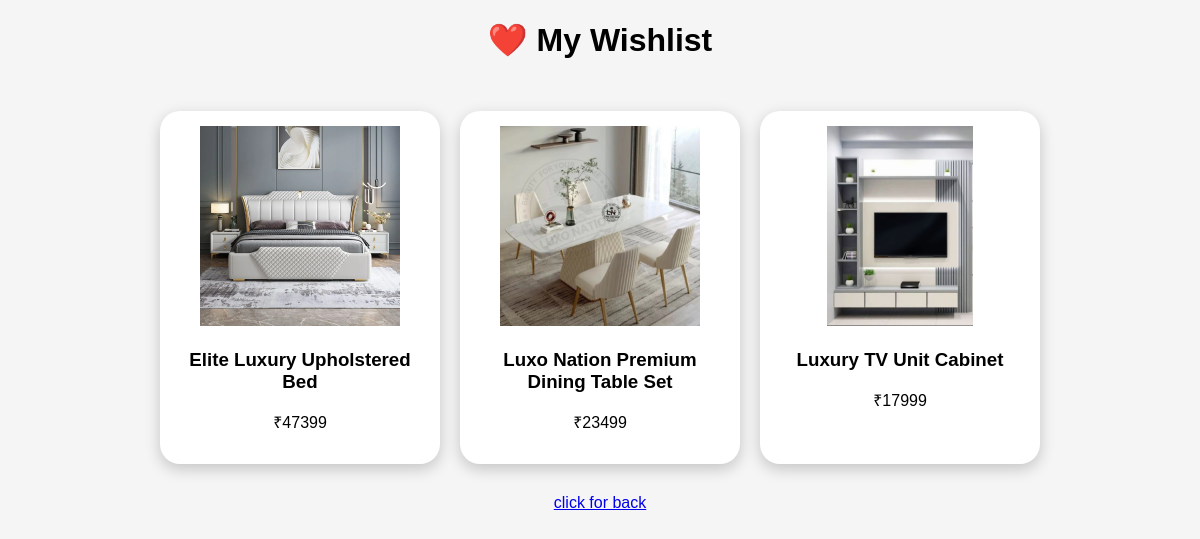
The app's page /wishlist/, older data.
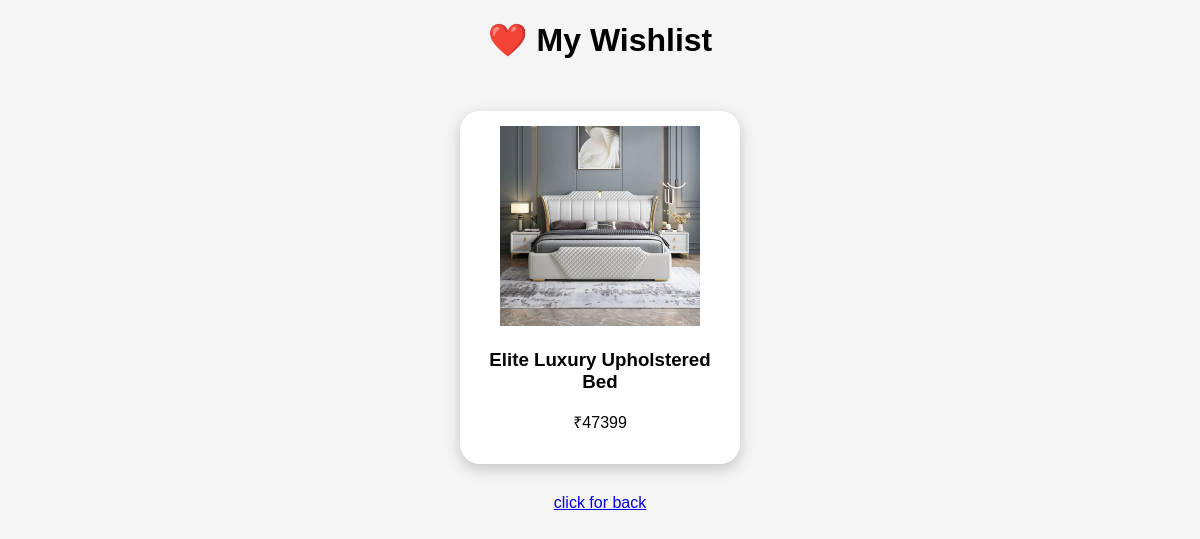
The same page, newer data.
### store/models.py (models this page shows, shortened)
class Wishlist(models.Model):
    product = models.ForeignKey(
        Product,
        on_delete=models.CASCADE
    )

class Product(models.Model):
    name = models.CharField(
        max_length=100
    )
    price = models.IntegerField()
    description = models.TextField()
    image = models.ImageField(
        upload_to='products/'
    )
    category = models.CharField(
        max_length=50,
        default="Furniture"
    )
    material = models.CharField(
        max_length=100,
        default="Wood"
    )
    dimensions = models.CharField(
        max_length=100,
        default="Standard Size"
    )

### store/views.py (the view)
# urls.py: path('wishlist/', views.wishlist, name='wishlist'),
def wishlist(request):
    items=Wishlist.objects.all()
    return render(
        request,
        'wishlist.html',
        {
            'items':items
        }
    )

### store/templates/wishlist.html (shortened to what this page needs)
<!DOCTYPE html>
<html>
<head>
</head>
<body>
<h1>❤️ My Wishlist</h1>
<div class="container">
{% for item in items %}
<div class="card">
<img src="{{ item.product.image.url }}">
<h3>
{{ item.product.name }}
</h3>
<p>
₹{{ item.product.price }}
</p>
</div>
{% empty %}
<h2>No Wishlist Items</h2>
{% endfor %}
</div>
 <a href="/">click for back</a>
</body>
</html>

Row changes from the older to the newer data that the page shows:
removed Wishlist: product.image (picture), product.name "Luxo Nation Premium Dining Table Set", product.price "23499"
removed Wishlist: product.image (picture), product.name "Luxury TV Unit Cabinet", product.price "17999"
